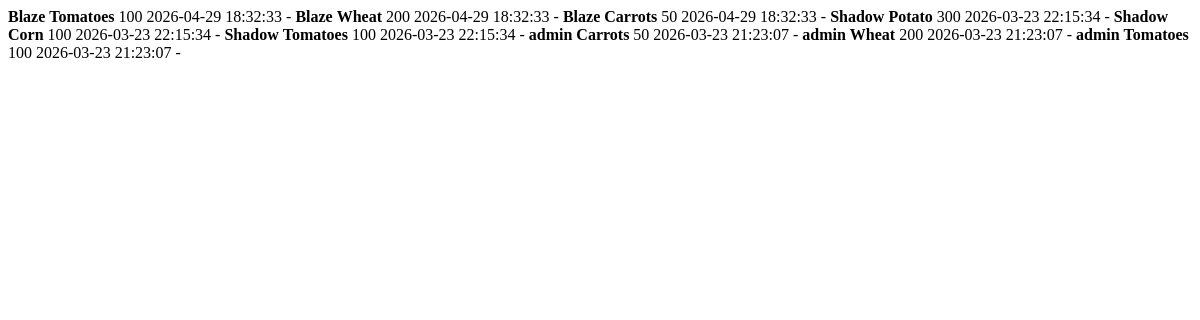
Page /dashboard-data (signed in) on the earlier database version.
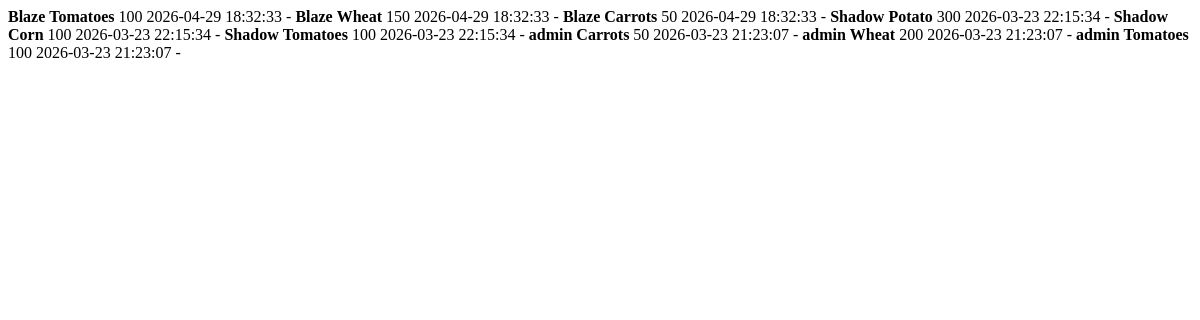
Same page on the later database version.
### tables this page shows
CREATE TABLE inventory(
        id INTEGER PRIMARY KEY AUTOINCREMENT,
        crop_name TEXT,
        quantity INTEGER,
        farmer TEXT,
        date_received TEXT
    , location TEXT);

### app.py (the view)
@app.route("/dashboard-data")
def dashboard_data():
    if "user" not in session:
        return jsonify({"error": "Unauthorized"}), 401
    conn = get_db()
    cur = conn.cursor()
    cur.execute("SELECT * FROM inventory ORDER BY date_received DESC LIMIT 50")
    data = cur.fetchall()
    conn.close()
    return render_template("inventory_table.html", inventory=data)

### app.py (called while the page is built)
def get_db():
    conn = sqlite3.connect("database.db")
    conn.row_factory = sqlite3.Row
    return conn

### templates/inventory_table.html
<tbody>
    {% if inventory %}
        {% for row in inventory %}
            <tr>
                <td><strong>{{ row['farmer'] }}</strong></td>
                <td><strong>{{ row['crop_name'] }}</strong></td>
                <td><span class="badge bg-success">{{ row['quantity'] }}</span></td>
                <td title="{{ row['date_received'] }}">{{ row['date_received'][:19] }}</td>
                <td>
                    {% if session.get('role') == 'admin' or (session.get('role') == 'farmer' and row['farmer'] == session.get('user')) %}
                    <a href="/inventory/edit/{{ row['id'] }}" class="btn btn-sm btn-outline-primary me-1">Edit</a>
                    <a href="/inventory/delete/{{ row['id'] }}" class="btn btn-sm btn-outline-danger">Delete</a>
                    {% else %}
                    <span class="text-muted">-</span>
                    {% endif %}
                </td>
            </tr>
        {% endfor %}
    {% else %}
        <tr>
            <td colspan="4" class="text-center text-muted">No inventory data yet</td>
        </tr>
    {% endif %}
</tbody>

Differences in the rows shown:
changed inventory (number 2 of 9 on the later page): quantity "200" → "150"
